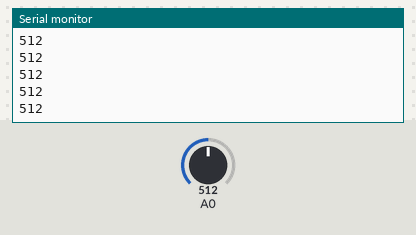
The sketch below on a simulated Arduino Uno, built with avr-gcc and run on an emulated ATmega328P. Parts: the last lines printed to the serial monitor. The inputs (shaded band) are chosen by the test bench; at power-on: A0 = 512.

Above: at 1.2 s.
1.3 s: A0 set to 716
At 2.0 s:
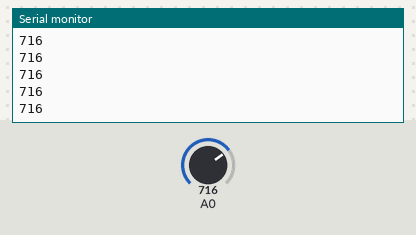
2.8 s: A0 set to 900
At 3.3 s:
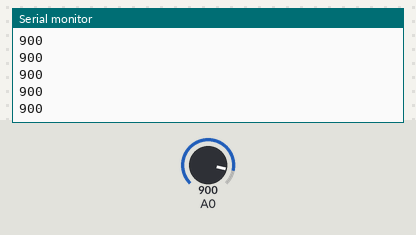
Timing chart, 0 to 5.8 s (numbered marks = the images above; inputs shaded):
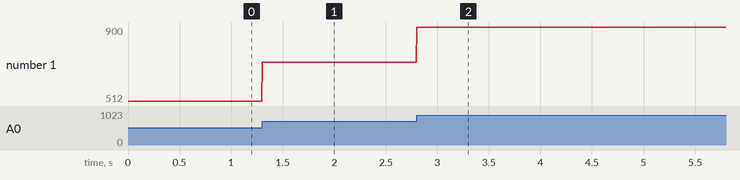

Measured:
- after the input at 1.3 s, the serial monitor: prints a new line at once (image 1)
- after the input at 2.8 s, the serial monitor: prints a new line at once (image 2)
- plotted number 1: 512 → 716 after the input at 1.3 s, 716 → 900 after the input at 2.8 s

The sketch:

Am_Thanh_AGC_MAX9814.ino
```cpp
/*Chuong trình Test Cảm Biến Âm Thanh Tích Hợp AGC MAX9814 - *BQB* - Hshop
Link sản phẩm :https://hshop.vn/products/cam-bien-am-thanh-tich-hop-max9814
Chân OUT của cảm biến xuất tín hiệu ra Analog
  Module Âm Thanh ----- Arduino
        GND               GND
        VDD(V+)           5V
        OUT               A0
Sau khi nạp chương trình sử dụng Ctrl+Shift+M để mở Serail Plotter
*/

int sensorsound;

void setup() {
  Serial.begin(9600);

}

void loop() {
 sensorsound = analogRead(A0);
 Serial.println(sensorsound);
 delay(5);
}
```
